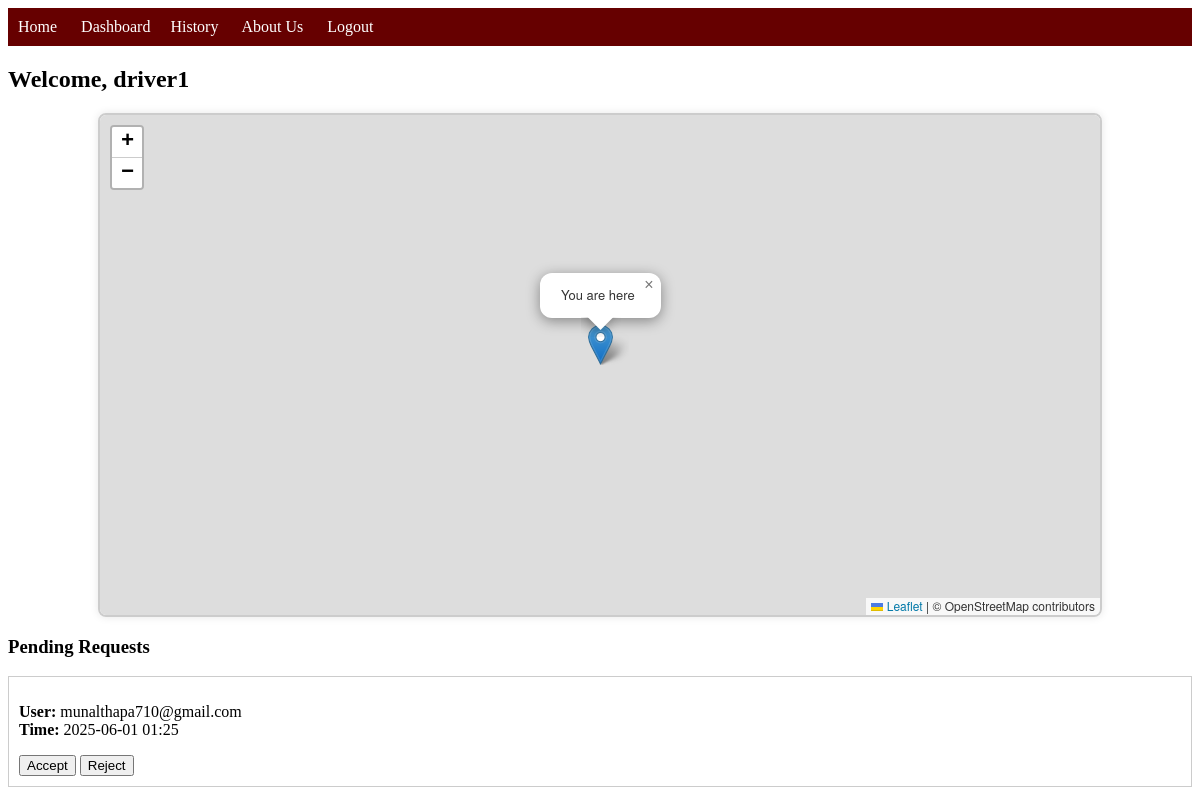
/dashboard (signed in), run on an earlier commit of the app's database.
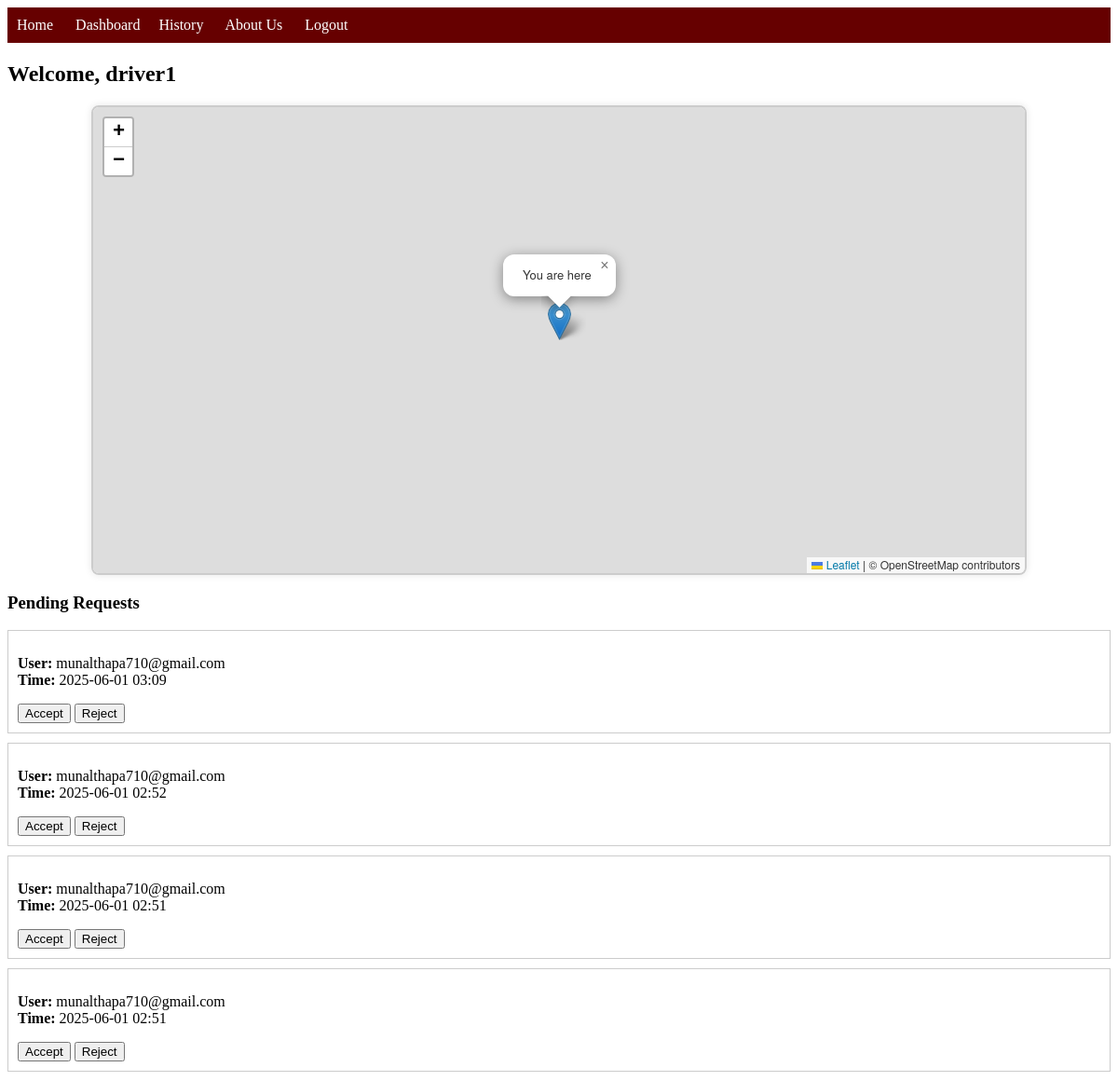
And on a later commit of the database.
### app.py (models this page shows)
class Driver(db.Model):
    email = db.Column(db.String(120), primary_key=True)
    name = db.Column(db.String(100))
    phone = db.Column(db.String(15))
    password = db.Column(db.String(100))
    vehicle = db.Column(db.String(50))
    node = db.Column(db.String(10))

class RideRequest(db.Model):
    __tablename__ = 'ride_request'  # explicitly define table name
    id = db.Column(db.Integer, primary_key=True)
    user_email = db.Column(db.String(100), nullable=False)
    driver_email = db.Column(db.String(100), nullable=False)
    timestamp = db.Column(db.DateTime, default=datetime.utcnow)
    status = db.Column(db.String(20), default='Pending')

### app.py (the view)
@app.route('/dashboard')
def dashboard():
    if 'driver' not in session:
        return redirect('/login')
    driver = Driver.query.get(session['driver'])
    users = User.query.all()
    for u in users:
        print(f"[DEBUG] User: {u.email}, Node: {u.node}")
    user_list = [{
        'email': u.email,
        'name': u.name,
        'phone': u.phone,
        'node': u.node
    } for u in users]
    pending_requests = RideRequest.query.filter_by(
        driver_email=session['driver'],
        status='Pending'
    ).order_by(RideRequest.timestamp.desc()).all()
    pending_serialized = [{
        'id': r.id,
        'user_email': r.user_email,
        'driver_email': r.driver_email,
        'timestamp': r.timestamp.strftime('%Y-%m-%d %H:%M'),
        'status': r.status
    } for r in pending_requests]
    return render_template(
        'driver_dashboard.html',
        driver=driver,
        users=user_list,
        coords=coordinates,
        pending_requests=pending_serialized
    )

### templates/driver_dashboard.html (shortened to what this page needs)
{% extends 'driver_base.html' %}
{% block content %}
<h2>Welcome, {{ driver.name }}</h2>
<div class="map-wrapper">
  <div class="map-container">
    <div id="map"></div>
  </div>
</div>
<h3>Pending Requests</h3>
<div id="requests">
  {% for req in pending_requests %}
    <div style="margin: 10px 0; padding: 10px; border: 1px solid #ccc;">
      <p><strong>User:</strong> {{ req.user_email }}<br>
         <strong>Time:</strong> {{ req.timestamp }}</p>
      <button onclick="respondRequest('{{ req.id }}', 'accepted')">Accept</button>
      <button onclick="respondRequest('{{ req.id }}', 'rejected')">Reject</button>
    </div>
  {% endfor %}
</div>
<link rel="stylesheet" href="https://unpkg.com/leaflet@1.9.4/dist/leaflet.css" />
{% endblock %}

### templates/driver_base.html (shortened to what this page needs)
<!DOCTYPE html>
<html>
<head>
</head>
<body>
    <nav>
        <a href="/driver-home">Home</a>
        <a href="/dashboard">Dashboard</a><a href="/driver-history">History</a>
        <a href="/driver-about">About Us</a>
        <a href="/logout">Logout</a>
    </nav>
    <div class="content">
        {% block content %}{% endblock %}
    </div>
</body>
</html>

### templates/driver_base.html (style rules this page uses)
nav { background-color: #660000; padding: 10px; }
nav a { color: white; margin-right: 20px; text-decoration: none; }

### templates/driver_dashboard.html (style rules this page uses)
.map-wrapper { display: flex; justify-content: center; padding: 0 40px; }
.map-container { width: 100%; max-width: 1000px; height: 500px; border: 2px solid #ccc; border-radius: 8px; overflow: hidden; box-shadow: 0 0 8px rgba(0,0,0,0.1); }
#map { width: 100%; height: 100%; }

What changed in the data, as far as the page shows it:
no longer on this page (row edited): RideRequest: user_email "munalthapa710@gmail.com", timestamp "2025-06-01 01:25"
added RideRequest: user_email "munalthapa710@gmail.com", timestamp "2025-06-01 03:09"
added RideRequest: user_email "munalthapa710@gmail.com", timestamp "2025-06-01 02:52"
added RideRequest: user_email "munalthapa710@gmail.com", timestamp "2025-06-01 02:51"
added RideRequest: user_email "munalthapa710@gmail.com", timestamp "2025-06-01 02:51"
